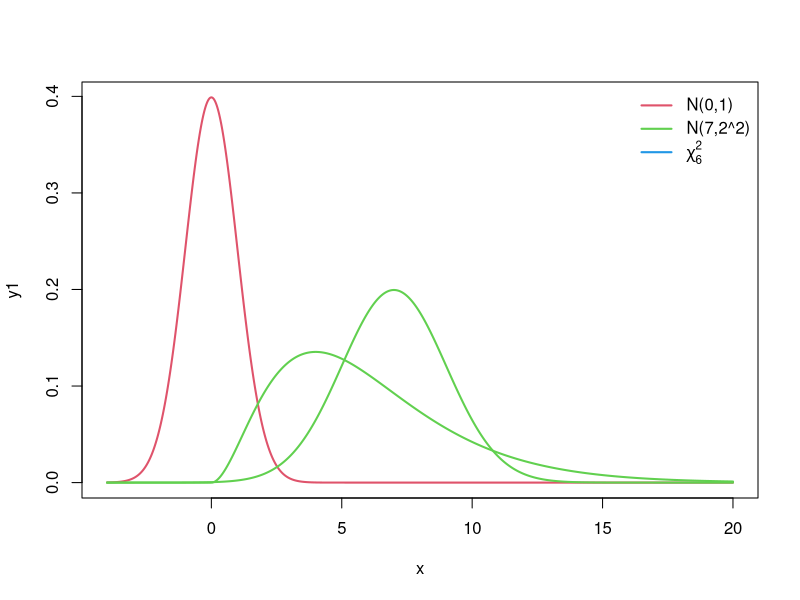
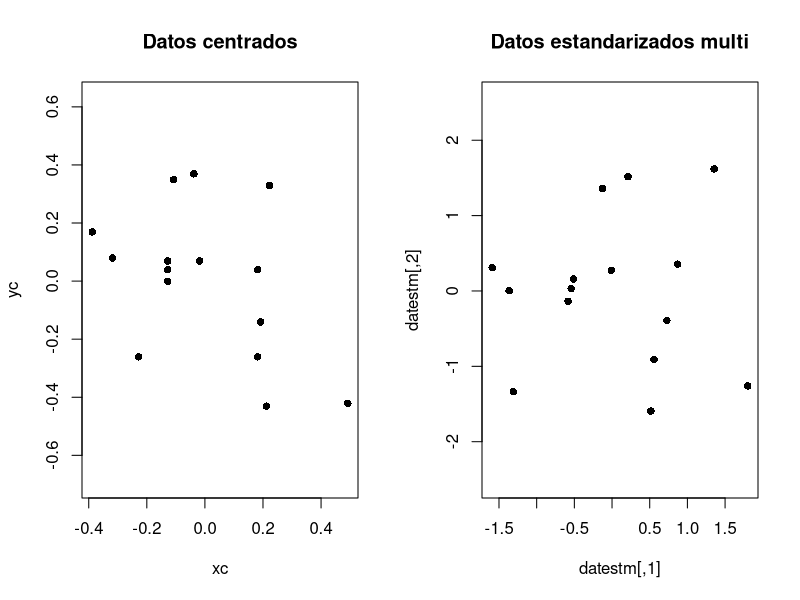

R code for these plots, in order:
#*****************************************
# Repaso de las prácticas 1, 2 y 3
#*****************************************


#***********************************************
# Actividad 2
#***********************************************

# ******************* a)

# Para coger las dos normales, tomaremos una rejilla en [-4,20] (para dejar un poco de espacio)???

x=seq(-4, 20, len=1000)
y1=dnorm(x, mean=0, sd=1)
y2=dnorm(x, mean=7, sd=2)
y3=dchisq(x, df=6)

plot(x, y1, type="l", lwd=2, col=2)
lines(x, y2, col=3, lwd=2)
lines(x, y3, col=3, lwd=2)

# Nótese que R utiliza una ligera alteración: representa la ji-cuadrado para valores negativos,
# cuando en realidad ahí no está definida

legend("topright", legend=c("N(0,1)", "N(7,2^2)", expression(chi[6]^2)),
       col=2:4, lwd=2, bty="n")



# ******************** b)

# P(Z <= 1.5)
pnorm(1.5, mean=0, sd=1)

# P(Z > 0.5)
1-pnorm(0.5, mean=0, sd=1)

# P(Z > -2)
pnorm(2, mean=0, sd=1) # Por simetría
# Ahora bien, R también admite valores negativos. Podemos hacerlo directamente
pnorm(-2, mean=0, sd=1)


# P(Z<=0)=0.57
dnorm(0.57, mean=0, sd=1)


# P(|Z|>z0)=0.1
# Tenemos 0.05 en cada cola.
# Nos queremos quedar con todo menos la cola de la derecha, porque ahí marcamos z0
qnorm(0.95, mean=0, sd=1)



#***********************************************
# Actividad 1
#***********************************************

dat <- read.table("decathlon.txt", header=T, dec=".", sep=" ")

# Para comprobar que está bien leído, debemos hacer:
head(dat)    # Vemos que está bien cargado
dim(dat)     # Vemos que la longitud de los datos es la indicada


# Para acceder a los datos de la primera variable:
# a) dat es un data.frame. Por tanto, podemos usar dat$
# b) Otra opción es verlo como una matriz

dat$Cien_m
dat[,1]

# Tercer individuo
dat[3,1]
# Con la sintaxis de data.frame sería dat$Cien_m[3]


#************* Vector de medias

# Aplicamos mean por columnas
apply(dat, 2, mean)

# Otra opción
colMeans(dat)


#************ Desviaciones típicas normales

# 2 detalles importantes:
# a) R calcula la cuasidesviación típica
# b) Hay que corregir usando la raíz cuadrada

n=dim(dat)
apply(dat, 2, sd) * sqrt((n-1)/n)


#************ Matriz de covarianza

cov(dat)        # Matriz simétrica y definida positiva


#************ Gráfico

par(mfrow=c(1,2))    # 2 ventanas


# Tenemos que centrar los datos -> restar la media
med = colMeans(dat)
xc = dat$Cien_m - med[1]
yc = dat$Salto_long - med[2]
plot(xc, yc, pch=16, main="Datos centrados", asp=1)
# asp = 1 para mantener los ejes



# Estandarizaicón multivariante
Sc = cov(dat)
auto=eigen(Sc); auto     # Contiene los autovalores de la matriz de covarianzas

# Se accede usando $,[] o usando [[]]
valores = auto$values
v = auto$vectors

# Ahora voy a construir la matriz sigma^(-1/2)
# sigma = matriz de autovectores * diag(autovalores) * matriz de autovectores traspuesta
# sigma^(-1/2) = matriz de autovectores * (diag(autovalores))^(-1/2) * matriz de autovectores traspuesta
Sc12 = v %*% diag(1/sqrt(valores)) %*% t(v)

# t(v) es la trapuesta de v

# No es que le esté dando la vuelta al producto, es por las dimensiones???
datestm = cbind(xc,yc)%*%Sc12

# Usamos asp = 1 para mantener los ejes
plot(datestm, pch=16, main="Datos estandarizados multi", asp=1)

# Se mantiene la forma del diagrama de dispersión siempre y cuando mantengamos la proporcionalidad??????
# Con la uni sí y la multi no ??? Quéeee



par(mfrow=c(1,1))    # Volvemos a la ventana 1x1
  


